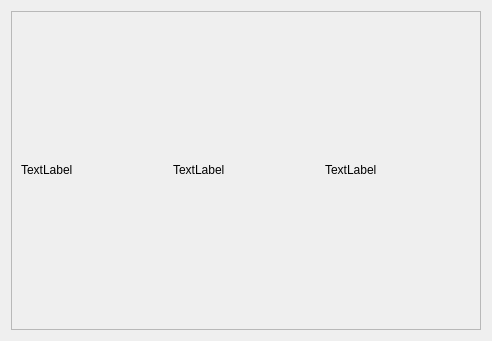
<?xml version="1.0" encoding="UTF-8"?>
<ui version="4.0">
 <class>HorizontalLayout</class>
 <widget class="QWidget" name="HorizontalLayout">
  <property name="geometry">
   <rect>
    <x>0</x>
    <y>0</y>
    <width>492</width>
    <height>341</height>
   </rect>
  </property>
  <property name="windowTitle">
   <string>Form</string>
  </property>
  <layout class="QHBoxLayout" name="horizontalLayout_2">
   <item>
    <widget class="QScrollArea" name="scrollArea">
     <property name="widgetResizable">
      <bool>true</bool>
     </property>
     <widget class="QWidget" name="scrollAreaWidgetContents">
      <property name="geometry">
       <rect>
        <x>0</x>
        <y>0</y>
        <width>472</width>
        <height>321</height>
       </rect>
      </property>
      <layout class="QHBoxLayout" name="horizontalLayout_3">
       <item>
        <layout class="QVBoxLayout" name="vL1">
         <item>
          <widget class="QLabel" name="date1L">
           <property name="maximumSize">
            <size>
             <width>16777215</width>
             <height>60</height>
            </size>
           </property>
           <property name="text">
            <string>TextLabel</string>
           </property>
          </widget>
         </item>
        </layout>
       </item>
       <item>
        <layout class="QVBoxLayout" name="vL2">
         <item>
          <widget class="QLabel" name="date2L">
           <property name="maximumSize">
            <size>
             <width>16777215</width>
             <height>60</height>
            </size>
           </property>
           <property name="text">
            <string>TextLabel</string>
           </property>
          </widget>
         </item>
        </layout>
       </item>
       <item>
        <layout class="QVBoxLayout" name="vL3">
         <item>
          <widget class="QLabel" name="date3L">
           <property name="maximumSize">
            <size>
             <width>16777215</width>
             <height>60</height>
            </size>
           </property>
           <property name="text">
            <string>TextLabel</string>
           </property>
          </widget>
         </item>
        </layout>
       </item>
      </layout>
     </widget>
    </widget>
   </item>
  </layout>
 </widget>
 <resources/>
 <connections/>
</ui>
